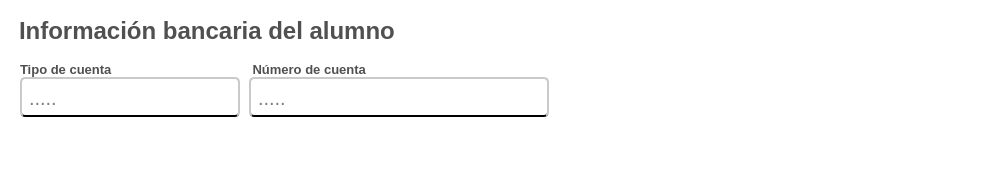
              <widget class="QFrame" name="info_bancaria_alumno">
               <property name="sizePolicy">
                <sizepolicy hsizetype="Preferred" vsizetype="Preferred">
                 <horstretch>0</horstretch>
                 <verstretch>10</verstretch>
                </sizepolicy>
               </property>
               <property name="minimumSize">
                <size>
                 <width>1000</width>
                 <height>170</height>
                </size>
               </property>
               <property name="styleSheet">
                <string notr="true">QFrame{

	background-color: rgb(255, 255, 255);

}</string>
               </property>
               <property name="frameShape">
                <enum>QFrame::NoFrame</enum>
               </property>
               <property name="frameShadow">
                <enum>QFrame::Raised</enum>
               </property>
               <layout class="QVBoxLayout" name="verticalLayout_9">
                <item>
                 <widget class="QLabel" name="label_segmento_info_bancaria_alumno">
                  <property name="minimumSize">
                   <size>
                    <width>0</width>
                    <height>30</height>
                   </size>
                  </property>
                  <property name="maximumSize">
                   <size>
                    <width>16777215</width>
                    <height>20</height>
                   </size>
                  </property>
                  <property name="font">
                   <font>
                    <family>Arial</family>
                    <pointsize>18</pointsize>
                    <weight>75</weight>
                    <bold>true</bold>
                   </font>
                  </property>
                  <property name="styleSheet">
                   <string notr="true">QLabel{
	
	
	color: rgb(80, 80, 80);

	border-color: #ffffff;

	padding-left:2px;


}
</string>
                  </property>
                  <property name="text">
                   <string>Información bancaria del alumno</string>
                  </property>
                  <property name="scaledContents">
                   <bool>false</bool>
                  </property>
                 </widget>
                </item>
                <item alignment="Qt::AlignVCenter">
                 <widget class="QFrame" name="preguntas_info_bancaria_alumno">
                  <property name="minimumSize">
                   <size>
                    <width>460</width>
                    <height>100</height>
                   </size>
                  </property>
                  <property name="styleSheet">
                   <string notr="true">border-radius:0px;
/*border:1px solid;*/</string>
                  </property>
                  <property name="frameShape">
                   <enum>QFrame::NoFrame</enum>
                  </property>
                  <property name="frameShadow">
                   <enum>QFrame::Raised</enum>
                  </property>
                  <layout class="QFormLayout" name="formLayout">
                   <property name="horizontalSpacing">
                    <number>9</number>
                   </property>
                   <property name="verticalSpacing">
                    <number>20</number>
                   </property>
                   <item row="0" column="0">
                    <layout class="QVBoxLayout" name="verticalLayout_31">
                     <item>
                      <widget class="QLabel" name="label_tipo_de_cuenta">
                       <property name="maximumSize">
                        <size>
                         <width>100</width>
                         <height>16777215</height>
                        </size>
                       </property>
                       <property name="font">
                        <font>
                         <family>Arial</family>
                         <pointsize>10</pointsize>
                         <weight>75</weight>
                         <bold>true</bold>
                        </font>
                       </property>
                       <property name="styleSheet">
                        <string notr="true">QLabel{
		
	color: rgb(80, 80, 80);

	border-color: #ffffff;


}
</string>
                       </property>
                       <property name="text">
                        <string>Tipo de cuenta </string>
                       </property>
                       <property name="scaledContents">
                        <bool>true</bool>
                       </property>
                      </widget>
                     </item>
                     <item>
                      <widget class="QLineEdit" name="input_tipo_de_cuenta">
                       <property name="sizePolicy">
                        <sizepolicy hsizetype="Fixed" vsizetype="Fixed">
                         <horstretch>0</horstretch>
                         <verstretch>0</verstretch>
                        </sizepolicy>
                       </property>
                       <property name="minimumSize">
                        <size>
                         <width>220</width>
                         <height>40</height>
                        </size>
                       </property>
                       <property name="font">
                        <font>
                         <family>Arial</family>
                         <pointsize>15</pointsize>
                        </font>
                       </property>
                       <property name="styleSheet">
                        <string notr="true">QLineEdit{
	
	background-color: rgb(255, 255, 255);
	border-radius:5px;
	padding-left: 5px;
 padding-right:5px;
	padding-top:1px;
	border-bottom:2px solid black  ;
	border-top: 2px solid rgb(202, 202, 202);
	border-left: 2px solid rgb(202, 202, 202);
	border-right: 2px solid rgb(202, 202, 202);

}

QLineEdit:focus{

	border: 2px solid rgb(17, 192, 255)



}
</string>
                       </property>
                       <property name="placeholderText">
                        <string>.....</string>
                       </property>
                      </widget>
                     </item>
                    </layout>
                   </item>
                   <item row="0" column="1">
                    <layout class="QVBoxLayout" name="verticalLayout_32">
                     <item>
                      <widget class="QLabel" name="label_numero_de_cuenta">
                       <property name="maximumSize">
                        <size>
                         <width>150</width>
                         <height>16777215</height>
                        </size>
                       </property>
                       <property name="font">
                        <font>
                         <family>Arial</family>
                         <pointsize>10</pointsize>
                         <weight>75</weight>
                         <bold>true</bold>
                        </font>
                       </property>
                       <property name="styleSheet">
                        <string notr="true">QLabel{
		
	color: rgb(80, 80, 80);

	border-color: #ffffff;


}
</string>
                       </property>
                       <property name="text">
                        <string> Número de cuenta </string>
                       </property>
                       <property name="textFormat">
                        <enum>Qt::PlainText</enum>
                       </property>
                       <property name="scaledContents">
                        <bool>true</bool>
                       </property>
                      </widget>
                     </item>
                     <item>
                      <widget class="QLineEdit" name="input_numero_de_cuenta">
                       <property name="sizePolicy">
                        <sizepolicy hsizetype="Fixed" vsizetype="Fixed">
                         <horstretch>0</horstretch>
                         <verstretch>0</verstretch>
                        </sizepolicy>
                       </property>
                       <property name="minimumSize">
                        <size>
                         <width>300</width>
                         <height>40</height>
                        </size>
                       </property>
                       <property name="font">
                        <font>
                         <family>Arial</family>
                         <pointsize>15</pointsize>
                        </font>
                       </property>
                       <property name="styleSheet">
                        <string notr="true">QLineEdit{
	
	background-color: rgb(255, 255, 255);
	border-radius:5px;
	padding-left: 5px;
 padding-right:5px;
	padding-top:1px;
	border-bottom:2px solid black  ;
	border-top: 2px solid rgb(202, 202, 202);
	border-left: 2px solid rgb(202, 202, 202);
	border-right: 2px solid rgb(202, 202, 202);

}

QLineEdit:focus{

	border: 2px solid rgb(17, 192, 255)



}
</string>
                       </property>
                       <property name="placeholderText">
                        <string>.....</string>
                       </property>
                      </widget>
                     </item>
                    </layout>
                   </item>
                  </layout>
                 </widget>
                </item>
               </layout>
              </widget>
